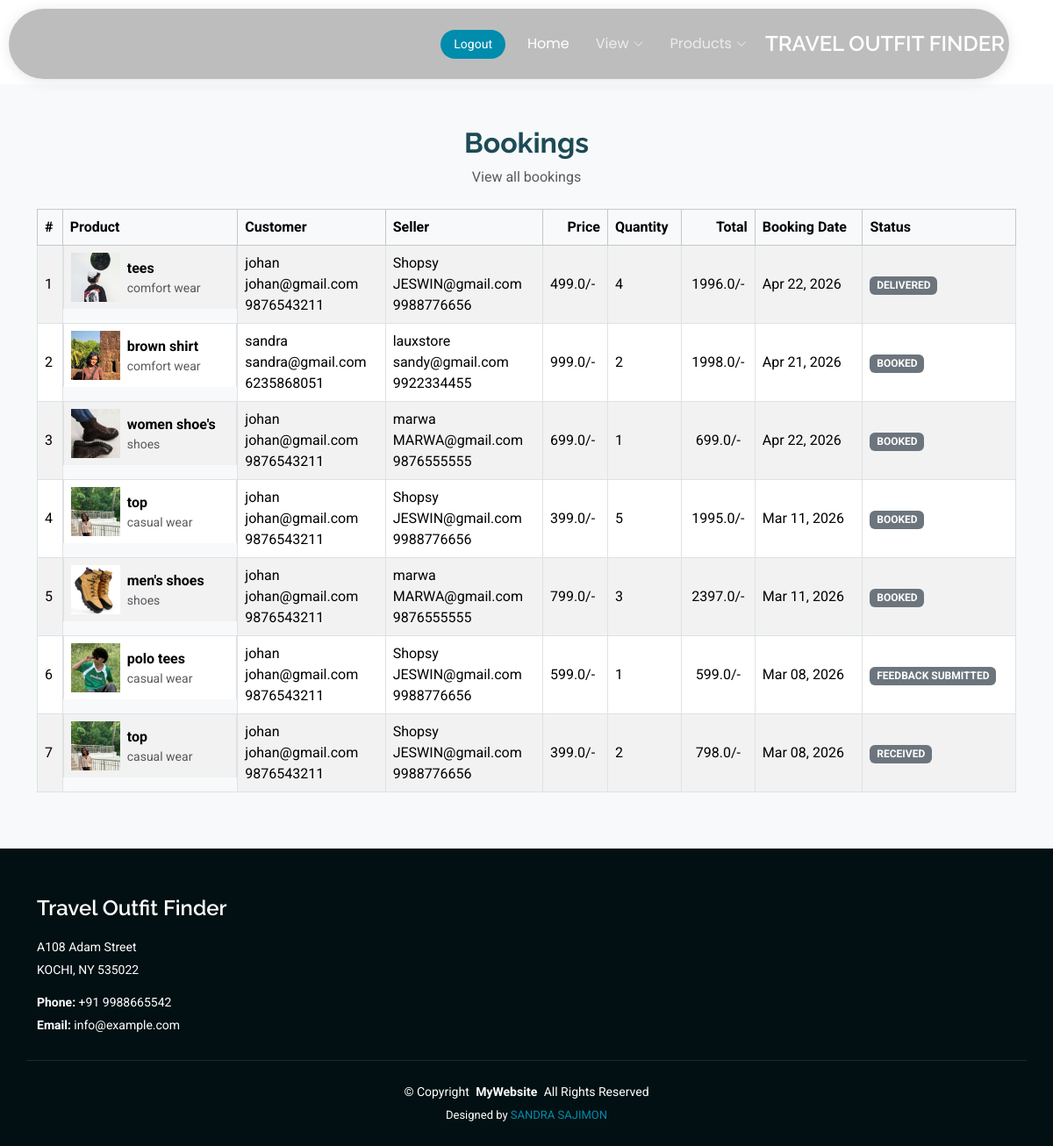
Page /adminBookings on the committed database.
### travelapp/models.py (models this page shows, shortened)
class Booking(models.Model):
    user = models.ForeignKey(User, on_delete=models.CASCADE, null=True)
    product = models.ForeignKey(Product, on_delete=models.CASCADE, null=True)
    quantity = models.IntegerField()
    status = models.CharField(max_length=100, default='Pending')
    total_price = models.FloatField()
    cart_date = models.DateTimeField(auto_now_add=True)
    payment_date=models.DateTimeField(null=True)

class Product(models.Model):
    supplier = models.ForeignKey(Supplier, on_delete=models.CASCADE, null=True)
    name=models.CharField(max_length=100)
    category = models.CharField(max_length=100)
    quantity = models.IntegerField()
    price = models.FloatField()
    description = models.TextField()
    added_date = models.DateTimeField(auto_now_add=True)
    image=models.ImageField(upload_to="product_images/",null=True)
    weather=models.CharField(max_length=100,null=True)
    status=models.CharField(max_length=100,default='Pending',null=True)

class User(models.Model):
    name=models.CharField(max_length=100)
    email=models.EmailField()
    phone=models.BigIntegerField()
    address=models.TextField()
    reg_date=models.DateTimeField(auto_now_add=True)
    user = models.ForeignKey(CustomUser, on_delete=models.CASCADE, null=True)

class Supplier(models.Model):
    compnay_name=models.CharField(max_length=100)
    owner_name=models.CharField(max_length=100)
    email=models.EmailField()
    phone=models.BigIntegerField()
    address=models.TextField()
    proof=models.FileField(upload_to="company_proof/")
    reg_date=models.DateTimeField(auto_now_add=True)
    user = models.ForeignKey(CustomUser, on_delete=models.CASCADE, null=True)

### travelapp/views.py (the view)
# urls.py: path('adminBookings',views.adminBookings,name="adminBookings"),
def adminBookings(request):
    data=Booking.objects.filter().exclude(status="CART").order_by("-id")
    return render(request,"adminBookings.html",{"data":data})

### templates/adminBookings.html
{% extends "adminHome.html" %}
{% block content %}
<br><br><br><br>
<section id="featured-products" class="featured-products section py-5 bg-light">
  <div class="container text-center mb-4" data-aos="fade-up">
    <h2 class="fw-bold">Bookings</h2>
    <p class="text-muted">View all bookings</p>
  </div>
  <div class="container" data-aos="fade-up">
    {% if data %}
    <div class="table-responsive">
      <table class="table table-striped table-bordered align-middle">
        <thead class="table-light">
          <tr>
            <th>#</th>
            <th>Product</th>
            <th>Customer</th>
            <th>Seller</th>
            <th class="text-end">Price</th>
            <th>Quantity</th>
            <th class="text-end">Total</th>
            <th>Booking Date</th>
            <th>Status</th>
          </tr>
        </thead>
        <tbody>
          {% for booking in data %}
          <tr>
            <td>{{ forloop.counter }}</td>
            <td class="d-flex align-items-center">
              <div class="me-2" style="width:56px; height:56px; overflow:hidden">
                <img src="static/media/{{ booking.product.image }}" alt="{{ booking.product.name }}" class="img-fluid">
              </div>
              <div>
                <div class="fw-bold">{{ booking.product.name }}</div>
                <div class="small text-muted">{{ booking.product.category }}</div>
              </div>
            </td>
            <td>{{ booking.user.name }} <br> {{ booking.user.email }} <br> {{ booking.user.phone }}  </td>
            <td>{{ booking.product.supplier.compnay_name }} <br> {{ booking.product.supplier.email }} <br> {{ booking.product.supplier.phone }}  </td>
            <td class="text-start">{{ booking.product.price }}/-</td>
            <td>{{ booking.quantity }}</td>
            <td class="text-center">{{ booking.total_price }}/-</td>
            <td>{{ booking.payment_date|date:"M d, Y" }}</td>
            <td>
                <span class="badge bg-secondary">{{ booking.status }}</span> <br>
            </td>
          </tr>
          {% endfor %}
        </tbody>
      </table>
    </div>
    {% else %}
      <p class="text-center text-muted">No bookings yet.</p>
    {% endif %}
  </div>
</section>
{% endblock %}

### templates/adminHome.html (shortened to what this page needs)
<!DOCTYPE html>
<html lang="en">
<head>
  <link href="static/assets/vendor/bootstrap/css/bootstrap.min.css" rel="stylesheet">
  <link href="static/assets/vendor/bootstrap-icons/bootstrap-icons.css" rel="stylesheet">
  <link href="static/assets/vendor/aos/aos.css" rel="stylesheet">
  <link href="static/assets/vendor/swiper/swiper-bundle.min.css" rel="stylesheet">
  <link href="static/assets/vendor/glightbox/css/glightbox.min.css" rel="stylesheet">
  <link href="static/assets/css/main.css" rel="stylesheet">
</head>
<body class="index-page">
  <header id="header" class="header d-flex align-items-center fixed-top">
  <div class="header-container container-fluid container-xl position-relative d-flex align-items-center justify-content-between">
    <a href="" class="logo d-flex align-items-center">
      <h1 class="sitename">Travel Outfit Finder</h1>
    </a>
    <div class="d-flex align-items-center ms-auto">
      <nav id="navmenu" class="navmenu me-3">
        <ul>
          <li><a href="/adminHome" class="active">Home</a></li>
          <li class="dropdown"><a href="#"><span>View</span> <i class="bi bi-chevron-down toggle-dropdown"></i></a>
          </li>
          <li class="dropdown"><a href="#"><span>Products</span> <i class="bi bi-chevron-down toggle-dropdown"></i></a>
          </li>
        </ul>
      </nav>
      <a class="btn-getstarted" href="{% url 'login' %}">Logout</a>
    </div>
  </div>
</header>
<main class="main">
    {% block content %}{% endblock%}
  </main>
  <footer id="footer" class="footer position-relative dark-background">
    <div class="container footer-top">
      <div class="row gy-4">
        <div class="col-lg-4 col-md-6 footer-about">
          <a href="#" class="d-flex align-items-center">
            <span class="sitename">Travel Outfit Finder</span>
          </a>
          <div class="footer-contact pt-3">
            <p>A108 Adam Street</p>
            <p>KOCHI, NY 535022</p>
            <p class="mt-3"><strong>Phone:</strong> <span>+91 9988665542</span></p>
            <p><strong>Email:</strong> <span>info@example.com</span></p>
          </div>
        </div>
    <div class="container copyright text-center mt-4">
      <p>© <span>Copyright</span> <strong class="px-1 sitename">MyWebsite</strong> <span>All Rights Reserved</span></p>
      <div class="credits">
        Designed by <a href="#">SANDRA SAJIMON</a>
      </div>
    </div>
  </footer>
</body>
</html>

### rows in the picture
Booking: product.image (picture), product.name "tees", product.category "comfort wear", user.name "johan", user.email "johan@gmail.com", user.phone "9876543211", product.supplier.compnay_name "Shopsy", product.supplier.email "JESWIN@gmail.com", product.supplier.phone "9988776656", product.price "499.0", quantity "4", total_price "1996.0", payment_date "Apr 22, 2026", status "DELIVERED"
Booking: product.image (picture), product.name "brown shirt", product.category "comfort wear", user.name "sandra", user.email "sandra@gmail.com", user.phone "6235868051", product.supplier.compnay_name "lauxstore", product.supplier.email "sandy@gmail.com", product.supplier.phone "9922334455", product.price "999.0", quantity "2", total_price "1998.0", payment_date "Apr 21, 2026", status "BOOKED"
Booking: product.image (picture), product.name "women shoe's", product.category "shoes", user.name "johan", user.email "johan@gmail.com", user.phone "9876543211", product.supplier.compnay_name "marwa", product.supplier.email "MARWA@gmail.com", product.supplier.phone "9876555555", product.price "699.0", quantity "1", total_price "699.0", payment_date "Apr 22, 2026", status "BOOKED"
Booking: product.image (picture), product.name "top", product.category "casual wear", user.name "johan", user.email "johan@gmail.com", user.phone "9876543211", product.supplier.compnay_name "Shopsy", product.supplier.email "JESWIN@gmail.com", product.supplier.phone "9988776656", product.price "399.0", quantity "5", total_price "1995.0", payment_date "Mar 11, 2026", status "BOOKED"
Booking: product.image (picture), product.name "men's shoes", product.category "shoes", user.name "johan", user.email "johan@gmail.com", user.phone "9876543211", product.supplier.compnay_name "marwa", product.supplier.email "MARWA@gmail.com", product.supplier.phone "9876555555", product.price "799.0", quantity "3", total_price "2397.0", payment_date "Mar 11, 2026", status "BOOKED"
Booking: product.image (picture), product.name "polo tees", product.category "casual wear", user.name "johan", user.email "johan@gmail.com", user.phone "9876543211", product.supplier.compnay_name "Shopsy", product.supplier.email "JESWIN@gmail.com", product.supplier.phone "9988776656", product.price "599.0", quantity "1", total_price "599.0", payment_date "Mar 08, 2026", status "FEEDBACK SUBMITTED"
Booking: product.image (picture), product.name "top", product.category "casual wear", user.name "johan", user.email "johan@gmail.com", user.phone "9876543211", product.supplier.compnay_name "Shopsy", product.supplier.email "JESWIN@gmail.com", product.supplier.phone "9988776656", product.price "399.0", quantity "2", total_price "798.0", payment_date "Mar 08, 2026", status "RECEIVED"
